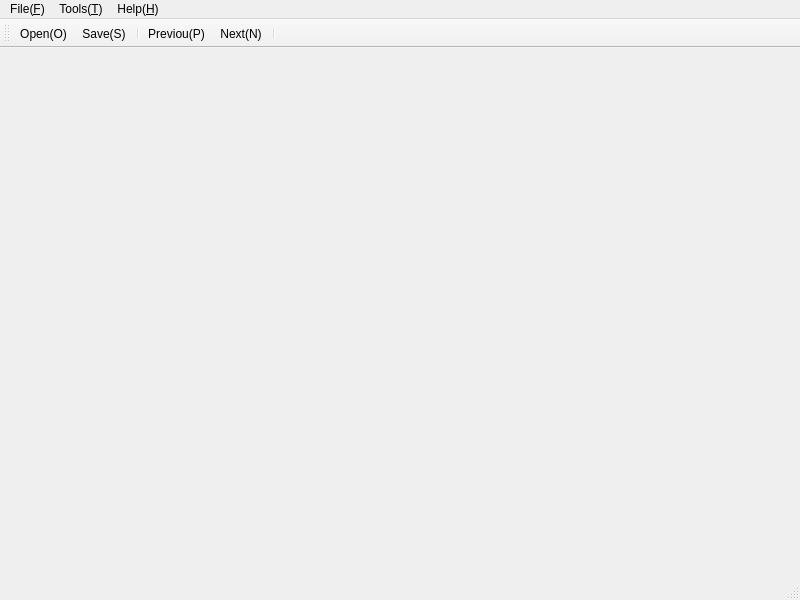
<?xml version="1.0" encoding="UTF-8"?>
<ui version="4.0">
 <class>MainWindow</class>
 <widget class="QMainWindow" name="MainWindow">
  <property name="geometry">
   <rect>
    <x>0</x>
    <y>0</y>
    <width>800</width>
    <height>600</height>
   </rect>
  </property>
  <property name="windowTitle">
   <string>Chinese chess</string>
  </property>
  <property name="windowIcon">
   <iconset resource="Resource/Resource.qrc">
    <normaloff>:/image/Chess</normaloff>:/image/Chess</iconset>
  </property>
  <widget class="QWidget" name="centralwidget"/>
  <widget class="QMenuBar" name="menubar">
   <property name="geometry">
    <rect>
     <x>0</x>
     <y>0</y>
     <width>800</width>
     <height>22</height>
    </rect>
   </property>
   <widget class="QMenu" name="menuFile_F">
    <property name="title">
     <string>File(&amp;F)</string>
    </property>
    <addaction name="actionOpen_O"/>
    <addaction name="actionSave_S"/>
    <addaction name="actionExit_E"/>
   </widget>
   <widget class="QMenu" name="menuTools">
    <property name="title">
     <string>Tools(&amp;T)</string>
    </property>
    <addaction name="actionPreviou_P"/>
    <addaction name="actionNext_N"/>
    <addaction name="actionPrompt_message_M"/>
    <addaction name="actionPrompt_sound_S"/>
   </widget>
   <widget class="QMenu" name="menuHelp_H">
    <property name="title">
     <string>Help(&amp;H)</string>
    </property>
    <addaction name="actionUpdate_U"/>
    <addaction name="actionAbout_A"/>
   </widget>
   <addaction name="menuFile_F"/>
   <addaction name="menuTools"/>
   <addaction name="menuHelp_H"/>
  </widget>
  <widget class="QStatusBar" name="statusbar"/>
  <widget class="QToolBar" name="toolBar">
   <property name="windowTitle">
    <string>toolBar</string>
   </property>
   <attribute name="toolBarArea">
    <enum>TopToolBarArea</enum>
   </attribute>
   <attribute name="toolBarBreak">
    <bool>false</bool>
   </attribute>
   <addaction name="actionOpen_O"/>
   <addaction name="actionSave_S"/>
   <addaction name="separator"/>
   <addaction name="actionPreviou_P"/>
   <addaction name="actionNext_N"/>
   <addaction name="separator"/>
  </widget>
  <action name="actionOpen_O">
   <property name="icon">
    <iconset resource="Resource/Resource.qrc">
     <normaloff>:/image/Open</normaloff>:/image/Open</iconset>
   </property>
   <property name="text">
    <string>Open(&amp;O)</string>
   </property>
  </action>
  <action name="actionSave_S">
   <property name="icon">
    <iconset resource="Resource/Resource.qrc">
     <normaloff>:/image/Save</normaloff>:/image/Save</iconset>
   </property>
   <property name="text">
    <string>Save(&amp;S)</string>
   </property>
  </action>
  <action name="actionPreviou_P">
   <property name="icon">
    <iconset resource="Resource/Resource.qrc">
     <normaloff>:/image/Previou</normaloff>:/image/Previou</iconset>
   </property>
   <property name="text">
    <string>Previou(&amp;P)</string>
   </property>
  </action>
  <action name="actionNext_N">
   <property name="icon">
    <iconset resource="Resource/Resource.qrc">
     <normaloff>:/image/Next</normaloff>:/image/Next</iconset>
   </property>
   <property name="text">
    <string>Next(&amp;N)</string>
   </property>
  </action>
  <action name="actionAbout_A">
   <property name="icon">
    <iconset resource="Resource/Resource.qrc">
     <normaloff>:/image/Chess</normaloff>:/image/Chess</iconset>
   </property>
   <property name="text">
    <string>About(&amp;A)</string>
   </property>
  </action>
  <action name="actionUpdate_U">
   <property name="text">
    <string>Update(&amp;U)</string>
   </property>
  </action>
  <action name="actionExit_E">
   <property name="icon">
    <iconset resource="Resource/Resource.qrc">
     <normaloff>:/image/Exit</normaloff>:/image/Exit</iconset>
   </property>
   <property name="text">
    <string>Exit(&amp;E)</string>
   </property>
  </action>
  <action name="actionPrompt_message_M">
   <property name="checkable">
    <bool>true</bool>
   </property>
   <property name="text">
    <string>Prompt message(&amp;M)</string>
   </property>
  </action>
  <action name="actionPrompt_sound_S">
   <property name="checkable">
    <bool>true</bool>
   </property>
   <property name="text">
    <string>Prompt sound(&amp;S)</string>
   </property>
  </action>
 </widget>
 <resources>
  <include location="Resource/Resource.qrc"/>
 </resources>
 <connections/>
</ui>
